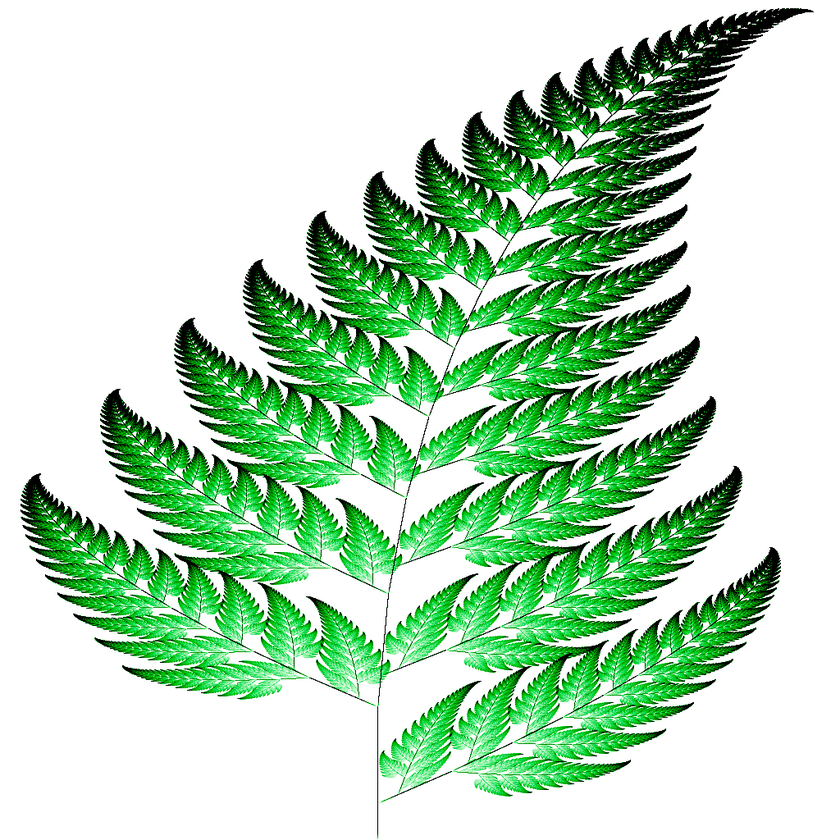
#> input picture tensorflow/coursera/alzebra/lab/images/leaf_original.png, 840 x 840 px, shrunk from 1024 x 1024 before the run
$ jupyter execute --allow-errors C1_W3_Lab_3_linear_transformations.ipynb
#> lines starting #> are read from the running program, lines starting #| are printed output that depends on the picture
# Linear Transformations

In this lab you will explore linear transformations, visualize their results and master matrix multiplication to apply various linear transformations.

# Table of Contents
- [ 1 - Transformations](#1)
- [ 2 - Linear Transformations](#2)
- [ 3 - Transformations Defined as a Matrix Multiplication](#3)
- [ 4 - Standard Transformations in a Plane](#4)
  - [ 4.1 - Example 1: Horizontal Scaling (Dilation)](#4.1)
  - [ 4.2 - Example 2: Reflection about y-axis (the vertical axis)](#4.2)
- [ 5 - Application of Linear Transformations: Computer Graphics](#5)

## Packages

Run the following cell to load the package you'll need.

[cell 1]
import numpy as np
# OpenCV library for image transformations.
import cv2
import matplotlib
print('matplotlib: {}'.format(matplotlib.__version__))

<a name='1'></a>
## 1 - Transformations

A **transformation** is a function from one vector space to another that respects the underlying (linear) structure of each vector space. Referring to a specific transformation, you can use a symbol, such as $T$. Specifying the spaces containing the input and output vectors, e.g. $\mathbb{R}^2$ and $\mathbb{R}^3$, you can write $T: \mathbb{R}^2 \rightarrow \mathbb{R}^3$. Transforming vector $v \in \mathbb{R}^2$ into the vector $w\in\mathbb{R}^3$ by the transformation $T$, you can use the notation $T(v)=w$ and read it as "*T of v equals to w*" or "*vector w is an **image** of vector v with the transformation T*".

The following Python function corresponds to the transformation $T: \mathbb{R}^2 \rightarrow \mathbb{R}^3$ with the following symbolic formula:

$$T\begin{pmatrix}
          \begin{bmatrix}
           v_1 \\
           v_2
          \end{bmatrix}\end{pmatrix}=
          \begin{bmatrix}
           3v_1 \\
           0 \\
           -2v_2
          \end{bmatrix}
          \tag{1}
          $$

[cell 2]
def T(v):
    w = np.zeros((3,1))
    w[0,0] = 3*v[0,0]
    w[2,0] = -2*v[1,0]

    return w

v = np.array([[3], [5]])
w = T(v)

print("Original vector:\n", v, "\n\n Result of the transformation:\n", w)

<a name='2'></a>
## 2 - Linear Transformations

A transformation $T$ is said to be **linear** if the following two properties are true for any scalar $k$, and any input vectors $u$ and $v$:

1. $T(kv)=kT(v)$,
2. $T(u+v)=T(u)+T(v)$.

In the example above $T$ is a linear transformation:

$$T (kv) =
          T \begin{pmatrix}\begin{bmatrix}
          kv_1 \\
          kv_2
          \end{bmatrix}\end{pmatrix} =
          \begin{bmatrix}
           3kv_1 \\
           0 \\
           -2kv_2
          \end{bmatrix} =
          k\begin{bmatrix}
           3v_1 \\
           0 \\
           -2v_2
          \end{bmatrix} =
          kT(v),\tag{2}$$

$$T (u+v) =
          T \begin{pmatrix}\begin{bmatrix}
          u_1 + v_1 \\
          u_2 + v_2
          \end{bmatrix}\end{pmatrix} =
          \begin{bmatrix}
           3(u_1+v_1) \\
           0 \\
           -2(u_2+v_2)
          \end{bmatrix} =
          \begin{bmatrix}
           3u_1 \\
           0 \\
           -2u_2
          \end{bmatrix} +
          \begin{bmatrix}
           3v_1 \\
           0 \\
           -2v_2
          \end{bmatrix} =
          T(u)+T(v).\tag{3}$$

You can change the values of $k$ or vectors $u$ and $v$ in the cell below, to check that this is true for some specific values.

[cell 3]
u = np.array([[1], [-2]])
v = np.array([[2], [4]])

k = 7

print("T(k*v):\n", T(k*v), "\n k*T(v):\n", k*T(v), "\n\n")
print("T(u+v):\n", T(u+v), "\n T(u)+T(v):\n", T(u)+T(v))

Some examples of linear transformations are rotations, reflections, scaling (dilations), etc. In this lab you will explore a few of them.

<a name='3'></a>
## 3 - Transformations Defined as a Matrix Multiplication

Let $L: \mathbb{R}^m \rightarrow \mathbb{R}^n$ be defined by a matrix $A$, where $L(v)=Av$, multiplication of the matrix $A$ ($n\times m$) and vector $v$ ($m\times 1$) resulting in the vector $w$ ($n\times 1$).

Now try to guess, what should be the elements of matrix $A$, corresponding to the transformation $L: \mathbb{R}^2 \rightarrow \mathbb{R}^3$:

$$L\begin{pmatrix}
          \begin{bmatrix}
           v_1 \\
           v_2
          \end{bmatrix}\end{pmatrix}=
          \begin{bmatrix}
           3v_1 \\
           0 \\
           -2v_2
          \end{bmatrix}=
          \begin{bmatrix}
           ? & ? \\
           ? & ? \\
           ? & ?
          \end{bmatrix}
          \begin{bmatrix}
           v_1 \\
           v_2
          \end{bmatrix}
          \tag{4}
          $$

To do that, write the transformation $L$ as $Av$ and then perform matrix multiplication:
    $$L\begin{pmatrix}
          \begin{bmatrix}
           v_1 \\
           v_2
          \end{bmatrix}\end{pmatrix}=
          A\begin{bmatrix}
           v_1 \\
           v_2
          \end{bmatrix}=
          \begin{bmatrix}
           a_{1,1} & a_{1,2} \\
           a_{2,1} & a_{2,2} \\
           a_{3,1} & a_{3,2}
          \end{bmatrix}
          \begin{bmatrix}
           v_1 \\
           v_2
          \end{bmatrix}=
          \begin{bmatrix}
           a_{1,1}v_1+a_{1,2}v_2 \\
           a_{2,1}v_1+a_{2,2}v_2 \\
           a_{3,1}v_1+a_{3,2}v_2 \\
          \end{bmatrix}=
          \begin{bmatrix}
           3v_1 \\
           0 \\
           -2v_2
          \end{bmatrix}\tag{5}
          $$

Can you see now what should be the values of the elements $a_{i,j}$ of matrix $A$ to make the equalities $(5)$ correct? Find out the answer in the following code cell:

[cell 4]
def L(v):
    A = np.array([[3,0], [0,0], [0,-2]])
    print("Transformation matrix:\n", A, "\n")
    w = A @ v

    return w

v = np.array([[3], [5]])
w = L(v)

print("Original vector:\n", v, "\n\n Result of the transformation:\n", w)

Every linear transformation can be carried out by matrix multiplication. And vice versa, carrying out matrix multiplication, it is natural to consider the linear transformation that it represents. It means you can associate the matrix with the linear transformation in some way. This is a key connection between linear transformations and matrix algebra.

<a name='4'></a>
## 4 - Standard Transformations in a Plane

As discussed above in section [3](#3), a linear transformation $L: \mathbb{R}^2 \rightarrow \mathbb{R}^2$ can be represented as a multiplication of a $2 \times 2$ matrix and a coordinate vector $v\in\mathbb{R}^2.$ Note that so far you have been using some random vector $v\in\mathbb{R}^2.$ (e.g. $v=\begin{bmatrix}3 \\ 5\end{bmatrix}$). To have a better intuition of what the transformation is really doing in the $\mathbb{R}^2$ space, it is wise to choose vector $v$ in a less random way.

A good choice would be vectors of a standard basis $e_1=\begin{bmatrix}1 \\ 0\end{bmatrix}$ and $e_2=\begin{bmatrix}0 \\ 1\end{bmatrix}$. Let's apply linear transformation $L$ to each of the vectors $e_1$ and $e_2$: $L(e_1)=Ae_1$ and $L(e_2)=Ae_2$. If you put vectors $\{e_1, e_2\}$ into columns of a matrix and perform matrix multiplication

$$A\begin{bmatrix}e_1 & e_2\end{bmatrix}=\begin{bmatrix}Ae_1 & Ae_2\end{bmatrix}=\begin{bmatrix}L(e_1) & L(e_2)\end{bmatrix},\tag{3}$$

you can note that $\begin{bmatrix}e_1 & e_2\end{bmatrix}=\begin{bmatrix}1 & 0 \\ 0 & 1\end{bmatrix}$ (identity matrix). Thus, $A\begin{bmatrix}e_1 & e_2\end{bmatrix} = AI=A$, and

$$A=\begin{bmatrix}L(e_1) & L(e_2)\end{bmatrix}.\tag{4}$$

This is a matrix with the columns that are the images of the vectors of the standard basis.

This choice of vectors \{$e_1, e_2$\} provides opportinuty for the visual representation of the linear transformation $L$ (you will see the examples below).

<a name='4.1'></a>
### 4.1 - Example 1: Horizontal Scaling (Dilation)

Horizontal scaling (factor $2$ in this example) can be defined considering transformation of a vector $e_1=\begin{bmatrix}1 \\ 0\end{bmatrix}$ into a vector $\begin{bmatrix}2 \\ 0\end{bmatrix}$ and leaving vector $e_2=\begin{bmatrix}0 \\ 1\end{bmatrix}$ without any changes. The following function `T_hscaling()` corresponds to the horizontal scaling (factor $2$) of a vector. The second function `transform_vectors()` applies defined transformation to a set of vectors (here two vectors).

[cell 5]
def T_hscaling(v):
    A = np.array([[2,0], [0,1]])
    w = A @ v

    return w


def transform_vectors(T, v1, v2):
    V = np.hstack((v1, v2))
    W = T(V)

    return W

e1 = np.array([[1], [0]])
e2 = np.array([[0], [1]])

transformation_result_hscaling = transform_vectors(T_hscaling, e1, e2)

print("Original vectors:\n e1= \n", e1, "\n e2=\n", e2,
      "\n\n Result of the transformation (matrix form):\n", transformation_result_hscaling)

You can get a visual understanding of the transformation, producing a plot which displays input vectors, and their transformations. Do not worry if the code in the following cell will not be clear - at this stage this is not important code to understand.

[cell 6]
import matplotlib.pyplot as plt

def plot_transformation(T, e1, e2):
    color_original = "#129cab"
    color_transformed = "#cc8933"

    _, ax = plt.subplots(figsize=(7, 7))
    ax.tick_params(axis='x', labelsize=14)
    ax.tick_params(axis='y', labelsize=14)
    ax.set_xticks(np.arange(-5, 5))
    ax.set_yticks(np.arange(-5, 5))

    plt.axis([-5, 5, -5, 5])
    plt.quiver([0, 0],[0, 0], [e1[0], e2[0]], [e1[1], e2[1]], color=color_original, angles='xy', scale_units='xy', scale=1)
    plt.plot([0, e2[0], e1[0], e1[0]],
             [0, e2[1], e2[1], e1[1]],
             color=color_original)
    e1_sgn = 0.4 * np.array([[1] if i==0 else [i] for i in np.sign(e1)])
    ax.text(e1[0]-0.2+e1_sgn[0], e1[1]-0.2+e1_sgn[1], f'$e_1$', fontsize=14, color=color_original)
    e2_sgn = 0.4 * np.array([[1] if i==0 else [i] for i in np.sign(e2)])
    ax.text(e2[0]-0.2+e2_sgn[0], e2[1]-0.2+e2_sgn[1], f'$e_2$', fontsize=14, color=color_original)

    e1_transformed = T(e1)
    e2_transformed = T(e2)

    plt.quiver([0, 0],[0, 0], [e1_transformed[0], e2_transformed[0]], [e1_transformed[1], e2_transformed[1]],
               color=color_transformed, angles='xy', scale_units='xy', scale=1)
    plt.plot([0,e2_transformed[0], e1_transformed[0]+e2_transformed[0], e1_transformed[0]],
             [0,e2_transformed[1], e1_transformed[1]+e2_transformed[1], e1_transformed[1]],
             color=color_transformed)
    e1_transformed_sgn = 0.4 * np.array([[1] if i==0 else [i] for i in np.sign(e1_transformed)])
    ax.text(e1_transformed[0]-0.2+e1_transformed_sgn[0], e1_transformed[1]-e1_transformed_sgn[1],
            f'$T(e_1)$', fontsize=14, color=color_transformed)
    e2_transformed_sgn = 0.4 * np.array([[1] if i==0 else [i] for i in np.sign(e2_transformed)])
    ax.text(e2_transformed[0]-0.2+e2_transformed_sgn[0], e2_transformed[1]-e2_transformed_sgn[1],
            f'$T(e_2)$', fontsize=14, color=color_transformed)

    plt.gca().set_aspect("equal")
    plt.show()

#> (the rest of this cell did not finish here and is left out)

You can observe that the polygon has been stretched in the horizontal direction as a result of the transformation.

<a name='4.2'></a>
### 4.2 - Example 2: Reflection about y-axis (the vertical axis)

Function `T_reflection_yaxis()` defined below corresponds to the reflection about y-axis:

[cell 7]
def T_reflection_yaxis(v):
    A = np.array([[-1,0], [0,1]])
    w = A @ v

    return w

e1 = np.array([[1], [0]])
e2 = np.array([[0], [1]])

transformation_result_reflection_yaxis = transform_vectors(T_reflection_yaxis, e1, e2)

print("Original vectors:\n e1= \n", e1,"\n e2=\n", e2,
      "\n\n Result of the transformation (matrix form):\n", transformation_result_reflection_yaxis)

You can visualize this transformation:

#> (a cell that did not finish here is left out)

There are many more standard linear transformations to explore. But now you have the required tools to apply them and visualize the results.

<a name='5'></a>
## 5 - Application of Linear Transformations: Computer Graphics

A large number of basic geometric shapes is used in computer graphics. Such shapes (e.g. triangles, quadrilaterals) are defined by their vertexes (corners). Linear transformations are often used to generate complex shapes from the basic ones, through scaling, reflection, rotation, shearing etc. It provides opportunity to manipulate those shapes efficiently.

The software responsible for rendering of graphics, has to process the coordinates of millions of vertexes. The use of matrix multiplication to manipulate coordinates helps to merge multiple transformations together, just applying matrix multiplication one by one in a sequence. And another advantage is that the dedicated hardware, such as Graphics Processing Units (GPUs), is designed specifically to handle these calculations in large numbers with high speed.

So, matrix multiplication and linear transformations give you a super power, especially on scale!

Here is an example where linear transformations could have helped to reduce the amount of work preparing the image:

All of the subleafs are similar and can be prepared as just linear transformations of one original leaf.

Let's see a simple example of two transformations applied to a leaf image. For the image transformations you can use an `OpenCV` library. First, upload and show the image:

[cell 9]
img = cv2.imread('images/leaf_original.png', 0)
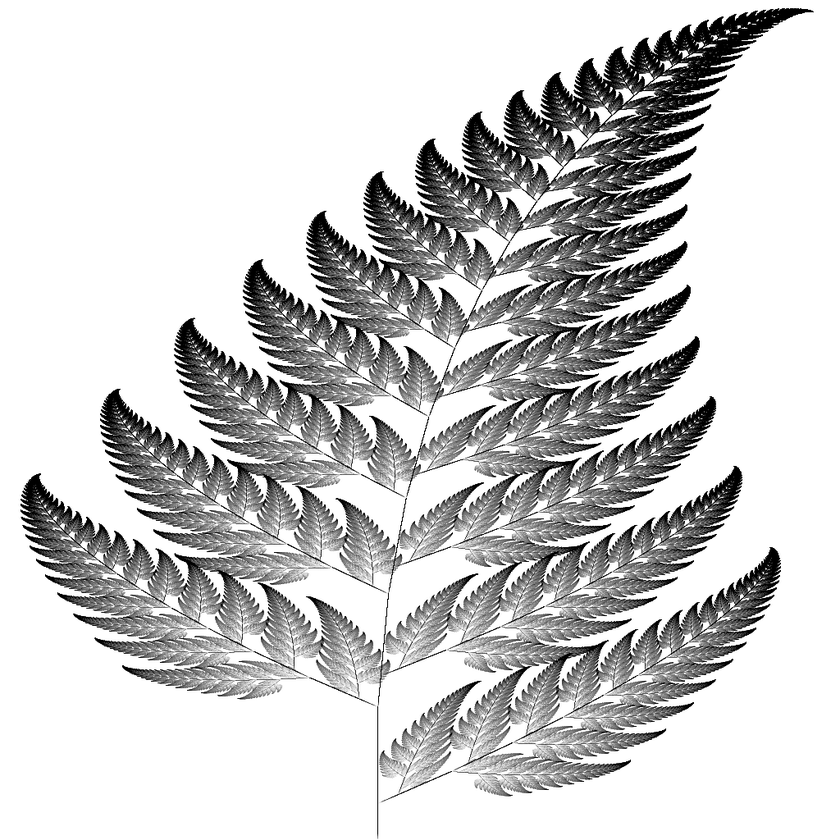
#> img: shape (840, 840); min 0, max 255, mean 204.7
plt.imshow(img)

Of course, this is just a very simple leaf image (not a real example in preparation of the proper art work), but it will help you to get the idea how a few transformations can be applied in a row. Try to rotate the image 90 degrees clockwise and then apply a shear transformation, which can be visualized as:

Rotate the image:

[cell 10]
image_rotated = cv2.rotate(img, cv2.ROTATE_90_CLOCKWISE)
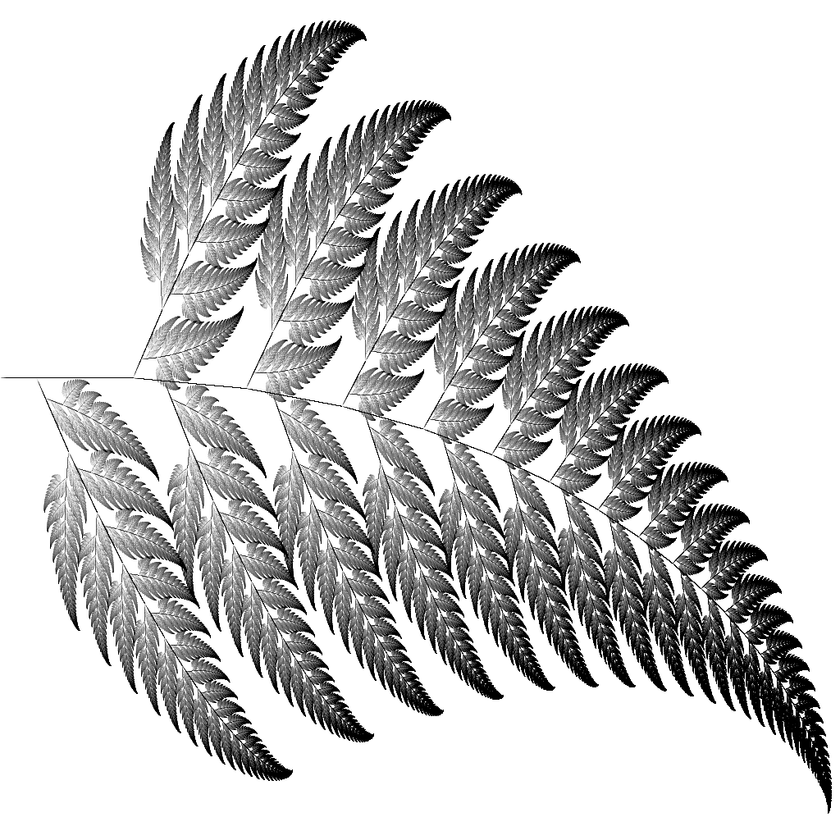
#> image_rotated: shape (840, 840); min 0, max 255, mean 204.7

plt.imshow(image_rotated)

Applying the shear you will get the following output:

[cell 11]
rows,cols = image_rotated.shape
#> rows = 840; cols = 840
# 3 by 3 matrix as it is required for the OpenCV library, don't worry about the details of it for now.
M = np.float32([[1, 0.5, 0], [0, 1, 0], [0, 0, 1]])
image_rotated_sheared = cv2.warpPerspective(image_rotated, M, (int(cols), int(rows)))
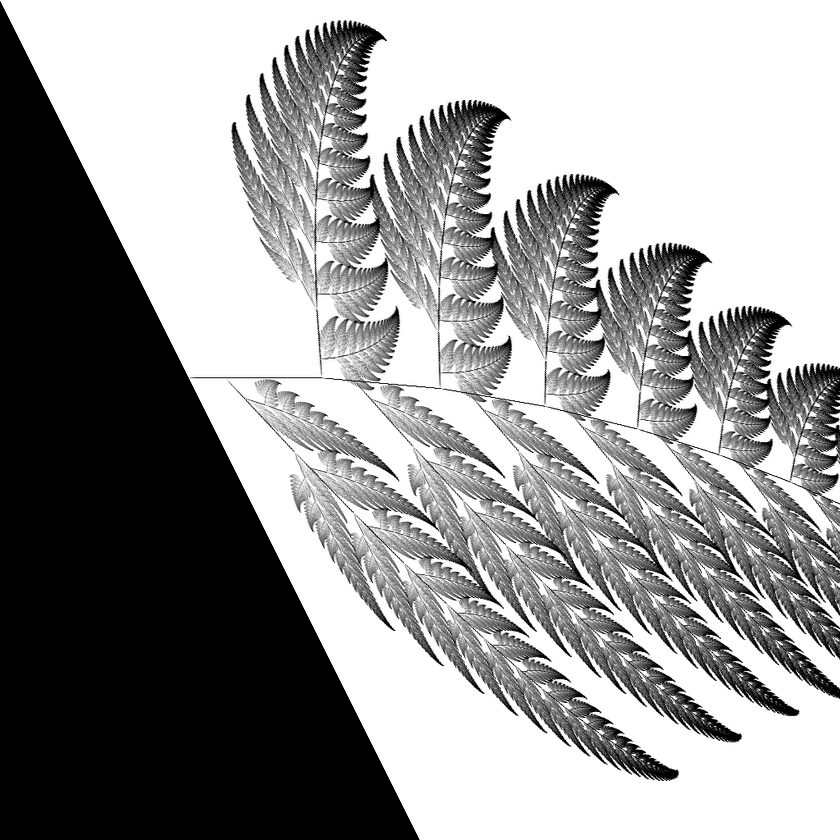
#> image_rotated_sheared: shape (840, 840); min 0, max 255, mean 153.2
plt.imshow(image_rotated_sheared)

What if you will apply those two transformations in the opposite order? Do you think the result will be the same? Run the following code to check that:

[cell 12]
image_sheared = cv2.warpPerspective(img, M, (int(cols), int(rows)))
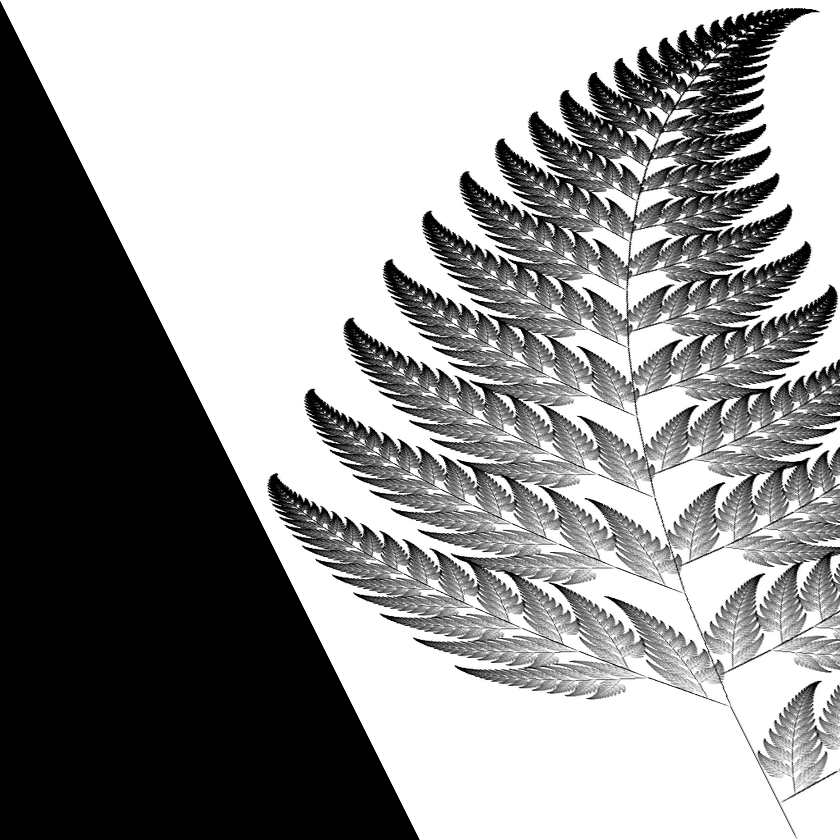
#> image_sheared: shape (840, 840); min 0, max 255, mean 150.7
image_sheared_rotated = cv2.rotate(image_sheared, cv2.ROTATE_90_CLOCKWISE)
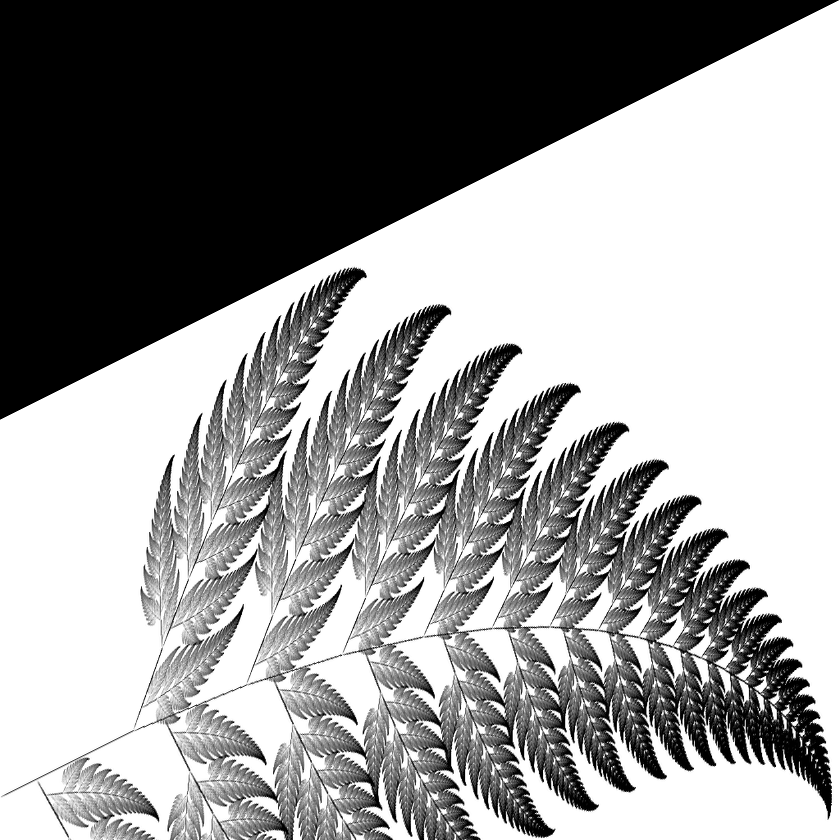
#> image_sheared_rotated: shape (840, 840); min 0, max 255, mean 150.7
plt.imshow(image_sheared_rotated)
